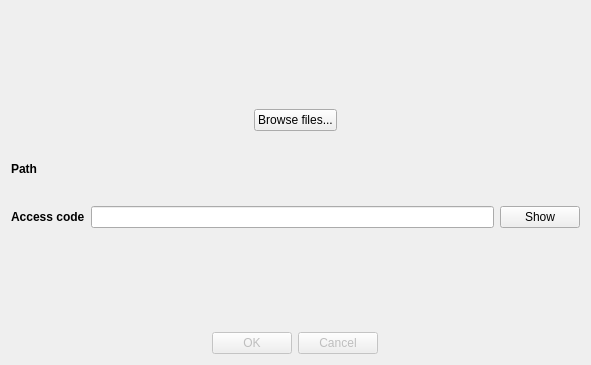
<?xml version="1.0" encoding="UTF-8"?>
<ui version="4.0">
 <class>WalletLoadDialog</class>
 <widget class="QDialog" name="WalletLoadDialog">
  <property name="geometry">
   <rect>
    <x>0</x>
    <y>0</y>
    <width>591</width>
    <height>365</height>
   </rect>
  </property>
  <property name="maximumSize">
   <size>
    <width>16777215</width>
    <height>16777215</height>
   </size>
  </property>
  <property name="windowTitle">
   <string>Load wallet</string>
  </property>
  <layout class="QVBoxLayout" name="verticalLayout">
   <item alignment="Qt::AlignHCenter">
    <widget class="QLabel" name="label">
     <property name="maximumSize">
      <size>
       <width>200</width>
       <height>200</height>
      </size>
     </property>
     <property name="text">
      <string/>
     </property>
     <property name="pixmap">
      <pixmap resource="../../icons/tikka.slots.pyqt.resources.icons.index.qrc">:/images/keys.png</pixmap>
     </property>
     <property name="scaledContents">
      <bool>true</bool>
     </property>
    </widget>
   </item>
   <item alignment="Qt::AlignHCenter">
    <widget class="QPushButton" name="browse_files_button">
     <property name="text">
      <string>Browse files...</string>
     </property>
     <property name="autoExclusive">
      <bool>false</bool>
     </property>
    </widget>
   </item>
   <item>
    <layout class="QGridLayout" name="gridLayout">
     <item row="1" column="1">
      <widget class="QLineEdit" name="access_code_line_edit">
       <property name="echoMode">
        <enum>QLineEdit::Password</enum>
       </property>
      </widget>
     </item>
     <item row="1" column="2">
      <widget class="QPushButton" name="show_button">
       <property name="text">
        <string>Show</string>
       </property>
      </widget>
     </item>
     <item row="1" column="0">
      <widget class="QLabel" name="access_code_label">
       <property name="font">
        <font>
         <weight>75</weight>
         <bold>true</bold>
        </font>
       </property>
       <property name="text">
        <string>Access code</string>
       </property>
      </widget>
     </item>
     <item row="0" column="1">
      <widget class="QLabel" name="path_value_label">
       <property name="text">
        <string/>
       </property>
      </widget>
     </item>
     <item row="0" column="0">
      <widget class="QLabel" name="path_label">
       <property name="font">
        <font>
         <weight>75</weight>
         <bold>true</bold>
        </font>
       </property>
       <property name="text">
        <string>Path</string>
       </property>
      </widget>
     </item>
    </layout>
   </item>
   <item alignment="Qt::AlignHCenter">
    <widget class="QLabel" name="error_label">
     <property name="styleSheet">
      <string notr="true">color: rgb(255, 0, 0)</string>
     </property>
     <property name="text">
      <string/>
     </property>
    </widget>
   </item>
   <item alignment="Qt::AlignHCenter">
    <widget class="QDialogButtonBox" name="buttonBox">
     <property name="enabled">
      <bool>false</bool>
     </property>
     <property name="orientation">
      <enum>Qt::Horizontal</enum>
     </property>
     <property name="standardButtons">
      <set>QDialogButtonBox::Cancel|QDialogButtonBox::Ok</set>
     </property>
    </widget>
   </item>
  </layout>
 </widget>
 <resources>
  <include location="../../icons/tikka.slots.pyqt.resources.icons.index.qrc"/>
 </resources>
 <connections>
  <connection>
   <sender>buttonBox</sender>
   <signal>rejected()</signal>
   <receiver>WalletLoadDialog</receiver>
   <slot>reject()</slot>
   <hints>
    <hint type="sourcelabel">
     <x>316</x>
     <y>260</y>
    </hint>
    <hint type="destinationlabel">
     <x>286</x>
     <y>274</y>
    </hint>
   </hints>
  </connection>
  <connection>
   <sender>buttonBox</sender>
   <signal>accepted()</signal>
   <receiver>WalletLoadDialog</receiver>
   <slot>accept()</slot>
   <hints>
    <hint type="sourcelabel">
     <x>248</x>
     <y>254</y>
    </hint>
    <hint type="destinationlabel">
     <x>157</x>
     <y>274</y>
    </hint>
   </hints>
  </connection>
 </connections>
</ui>
